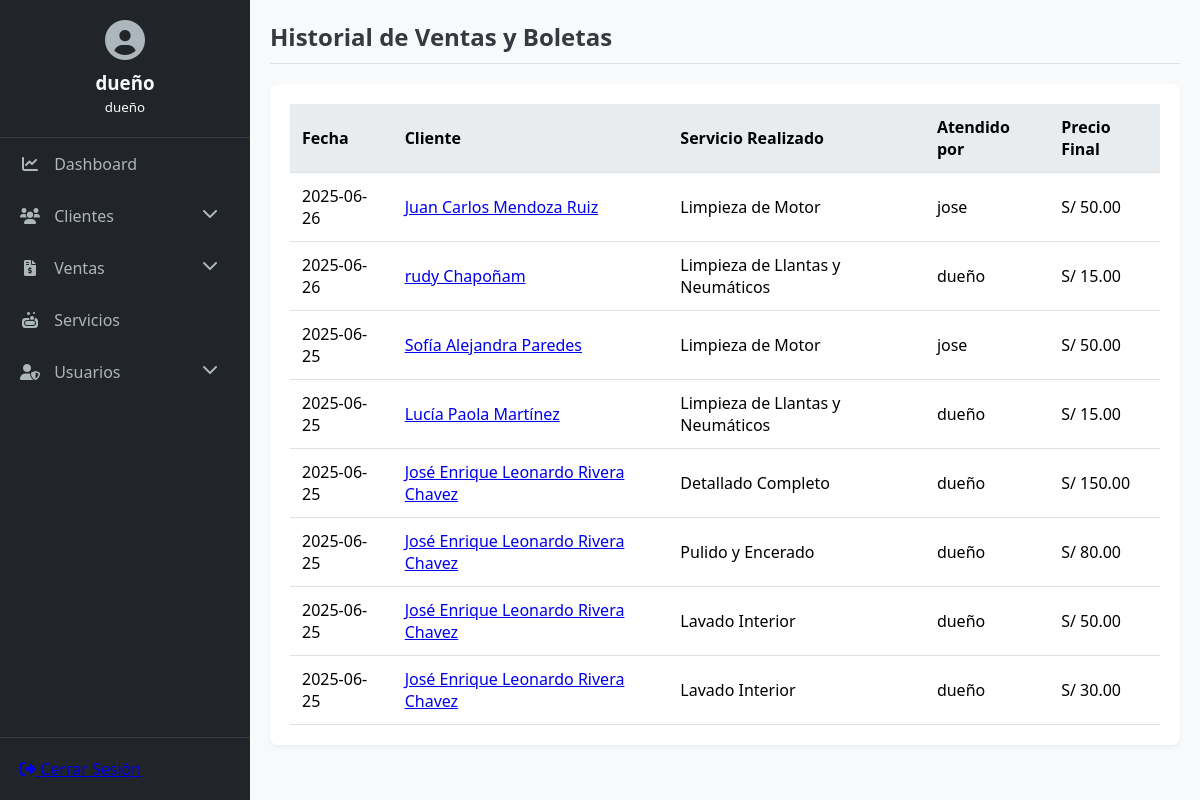
/ventas (signed in), run on the app's committed database.
### tables this page shows
CREATE TABLE ventas (
    id INTEGER PRIMARY KEY AUTOINCREMENT,
    cliente_id INTEGER NOT NULL,
    servicio_id INTEGER NOT NULL,
    usuario_id INTEGER NOT NULL,
    fecha TIMESTAMP DEFAULT CURRENT_TIMESTAMP,
    precio_final REAL NOT NULL,
    metodo_pago TEXT, -- Efectivo, Transferencia, etc.
    hora_entrada TIMESTAMP,
    hora_salida TIMESTAMP,
    foto_path TEXT,
    observaciones TEXT,
    FOREIGN KEY (cliente_id) REFERENCES clientes(id),
    FOREIGN KEY (servicio_id) REFERENCES servicios(id),
    FOREIGN KEY (usuario_id) REFERENCES usuarios(id)
);

CREATE TABLE clientes (
    id INTEGER PRIMARY KEY AUTOINCREMENT,
    nombre TEXT NOT NULL,
    dni TEXT UNIQUE,
    telefono TEXT,
    placa TEXT UNIQUE NOT NULL,
    marca_modelo TEXT,
    categoria TEXT DEFAULT 'Nuevo', -- Nuevo, Frecuente, Inactivo
    puntos INTEGER DEFAULT 0,
    fecha_nacimiento DATE,
    fecha_registro TIMESTAMP DEFAULT CURRENT_TIMESTAMP
);

CREATE TABLE servicios (
    id INTEGER PRIMARY KEY AUTOINCREMENT,
    nombre TEXT NOT NULL,
    descripcion TEXT,
    precio REAL NOT NULL
);

CREATE TABLE usuarios (
    id INTEGER PRIMARY KEY AUTOINCREMENT,
    username TEXT UNIQUE NOT NULL,
    password_hash TEXT NOT NULL,
    role TEXT NOT NULL CHECK(role IN ('dueño', 'empleado'))
);

### app.py (the view)
@app.route('/ventas')
@login_required
def lista_ventas():
    conn = get_db_connection()
    ventas = conn.execute('''
        SELECT
            v.id,
            v.fecha,
            c.id AS cliente_id,
            c.nombre AS cliente_nombre,
            s.nombre AS servicio_nombre,
            u.username AS usuario_nombre,
            v.precio_final
        FROM ventas v
        JOIN clientes c ON v.cliente_id = c.id
        JOIN servicios s ON v.servicio_id = s.id
        JOIN usuarios u ON v.usuario_id = u.id
        ORDER BY v.fecha DESC
    ''').fetchall()
    conn.close()
    return render_template('lista_ventas.html', ventas=ventas)

### app.py (called while the page is built)
def get_db_connection():
    conn = sqlite3.connect(DATABASE)
    conn.row_factory = sqlite3.Row
    return conn

def login_required(f):
    @wraps(f)
    def decorated_function(*args, **kwargs):
        if 'user_id' not in session:
            return redirect(url_for('login'))
        return f(*args, **kwargs)
    return decorated_function

### templates/lista_ventas.html (shortened to what this page needs)
{% extends "base.html" %}
{% block page_title %}Historial de Ventas y Boletas{% endblock %}
{% block content %}
<div class="card">
    <div class="table-container">
        <table>
            <thead>
                <tr>
                    <th>Fecha</th>
                    <th>Cliente</th>
                    <th>Servicio Realizado</th>
                    <th>Atendido por</th>
                    <th>Precio Final</th>
                </tr>
            </thead>
            <tbody>
                {% for venta in ventas %}
                <tr>
                    <td>{{ venta.fecha.split(' ')[0] }}</td>
                    <td>
                        <a href="{{ url_for('perfil_cliente', id=venta.cliente_id) }}">
                            {{ venta.cliente_nombre }}
                        </a>
                    </td>
                    <td>{{ venta.servicio_nombre }}</td>
                    <td>{{ venta.usuario_nombre }}</td>
                    <td>S/ {{ "%.2f"|format(venta.precio_final) }}</td>
                </tr>
                {% else %}
                <tr>
                    <td colspan="5">No hay ventas registradas todavía.</td>
                </tr>
                {% endfor %}
            </tbody>
        </table>
    </div>
</div>
{% endblock %}

### static/style.css (style rules this page uses)
:root { --primary-color: #0d6efd; --sidebar-bg: #212529; --sidebar-text: #adb5bd; --sidebar-text-hover: #f8f9fa; --content-bg: #f8f9fa; --card-bg: #ffffff; --text-color: #343a40; --border-color: #dee2e6; --success: #198754; --danger: #dc3545; --warning: #ffc107; }
body { font-family: 'Segoe UI', Tahoma, Geneva, Verdana, sans-serif; margin: 0; background-color: var(--content-bg); display: flex; }
.card { background-color: var(--card-bg); border-radius: 8px; box-shadow: 0 2px 4px rgba(0,0,0,0.05); padding: 20px; margin-bottom: 20px; }
.table-container { overflow-x: auto; }
table { width: 100%; border-collapse: collapse; }
th, td { padding: 12px; text-align: left; border-bottom: 1px solid var(--border-color); }
thead { background-color: #e9ecef; }

### data on the page
ventas: fecha "2025-06-26", cliente_nombre "Juan Carlos Mendoza Ruiz", servicio_nombre "Limpieza de Motor", usuario_nombre "jose", precio_final "50.00"
ventas: fecha "2025-06-26", cliente_nombre "rudy Chapoñam", servicio_nombre "Limpieza de Llantas y Neumáticos", usuario_nombre "dueño", precio_final "15.00"
ventas: fecha "2025-06-25", cliente_nombre "Sofía Alejandra Paredes", servicio_nombre "Limpieza de Motor", usuario_nombre "jose", precio_final "50.00"
ventas: fecha "2025-06-25", cliente_nombre "Lucía Paola Martínez", servicio_nombre "Limpieza de Llantas y Neumáticos", usuario_nombre "dueño", precio_final "15.00"
ventas: fecha "2025-06-25", cliente_nombre "José Enrique Leonardo Rivera Chavez", servicio_nombre "Detallado Completo", usuario_nombre "dueño", precio_final "150.00"
ventas: fecha "2025-06-25", cliente_nombre "José Enrique Leonardo Rivera Chavez", servicio_nombre "Pulido y Encerado", usuario_nombre "dueño", precio_final "80.00"
ventas: fecha "2025-06-25", cliente_nombre "José Enrique Leonardo Rivera Chavez", servicio_nombre "Lavado Interior", usuario_nombre "dueño", precio_final "50.00"
ventas: fecha "2025-06-25", cliente_nombre "José Enrique Leonardo Rivera Chavez", servicio_nombre "Lavado Interior", usuario_nombre "dueño", precio_final "30.00"

### other printed values
{{ session.username }} "dueño"
{{ session.user_role }} "dueño"
